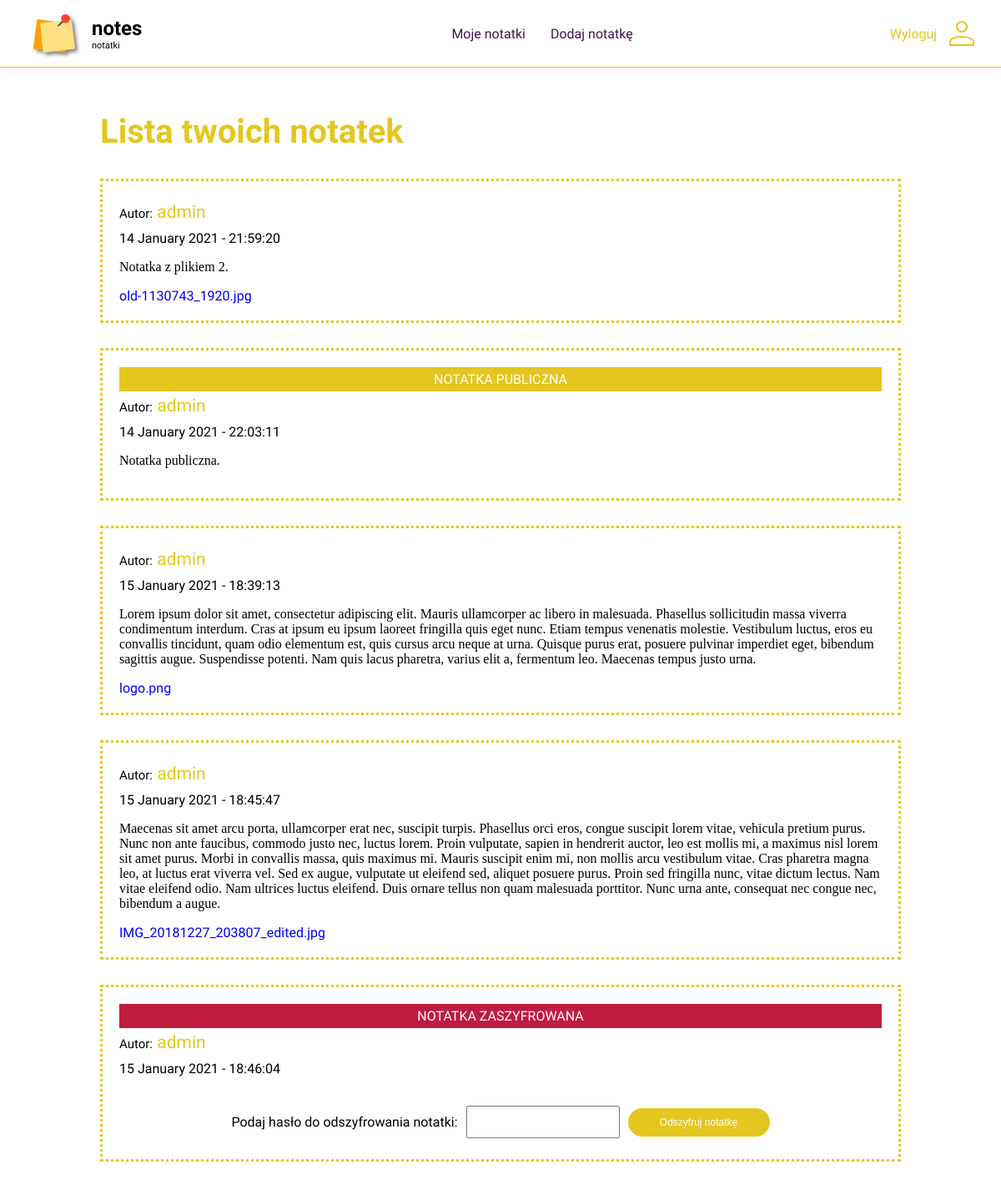
The app's page /notes_list (signed in) with its own data.
### notes_app/app.py (models this page shows, shortened)
class Note(db.Model):
    __tablename__ = "notes"
    id = db.Column(db.Integer, primary_key=True)
    author = db.Column(db.String(70))
    date = db.Column(db.DateTime, default=datetime.utcnow())
    note_content = db.Column(db.Text)
    public = db.Column(db.Boolean, default=False)
    encrypted = db.Column(db.Boolean, default=False)
    salt = db.Column(db.String(50), nullable=True)
    iv = db.Column(db.String(100), nullable=True)
    file = db.Column(db.String(150), nullable=True)
    _who_can_read = db.Column(db.String(250), nullable=True)
    @property
    def who_can_read(self):
        if self._who_can_read is None:
            return []
        else:
            return [str(x) for x in self._who_can_read.split(';')]

class File(db.Model):
    __tablename__ = "files"
    id = db.Column(db.Integer, primary_key=True)
    file_uuid = db.Column(db.String(150), unique=True, nullable=False)
    file_name = db.Column(db.String(150), nullable=False)

### notes_app/app.py (the view)
@app.route("/notes_list")
def notes_list():
    if active_session():
        user = session['user']
        notes = Note.query.filter((Note.author==user) | (Note.public==True)).all()
        notes = notes + shared_notes(user)
        encrypted_notes_ids_list = []
        file_names = {}
        for note in notes:
            if note.file:
                file = File.query.filter_by(file_uuid=note.file).first()
                file_names[note.file] = file.file_name
                log.debug(f'file_names:  {file_names}')
            if note.encrypted:
                encrypted_notes_ids_list.append(note.id)
        for note in notes:
            if type(note.date) is not str:
                note.date = note.date.strftime('%d %B %Y - %H:%M:%S')
        log.debug(notes)
        return render_template("notes_list.html", notes=notes, loggedin=active_session(), encrypted_notes_ids_list=encrypted_notes_ids_list, file_names=file_names)
    else:
        abort(401)

### notes_app/app.py (called while the page is built, shortened)
@app.before_request
def func():
  session.modified = True

@app.after_request
def add_security_headers(resp):
    resp.headers['server'] = ''
    resp.headers['Content-Security-Policy']= 'default-src \'self\';font-src fonts.gstatic.com;style-src \'self\' fonts.googleapis.com \'unsafe-inline\''
    return resp

def shared_notes(user):
    shared_notes = []
    notes = Note.query.filter(Note.author!=user, Note.public!=True).all()
    return shared_notes

def active_session():
    try:
        hash_ = request.cookies.get(SESSION_ID)
        user = session['user']
        log.debug(f'user: {user}')
    except:
        return False
    if hash_ is not None:
        return True
    else:
        return False

### notes_app/templates/notes_list.html (shortened to what this page needs)
<!DOCTYPE html>
<html lang="pl">
    <head>
        <link href="/styles/list.css" rel="stylesheet" type="text/css">
        <link href="/styles/form_style.css" rel="stylesheet" type="text/css">
        <link href="/styles/main_style.css" rel="stylesheet" type="text/css">
    </head>
    <body>
        <header>
            <a href="/" class="logo">
                <img src="/images/logo.svg" alt="logo">
                <p><span>notes</span> notatki </p>
            </a>
            <nav>
                <div class="menu">
                    <ul>
                        {% if loggedin %}
                        <li><a href="/notes_list">Moje notatki</a></li>
                        <li><a href="/add_note">Dodaj notatkę</a></li>
                        {% endif %}
                    </ul>
                </div>
            </nav>
            {% if loggedin %}
            <div class="left_panel">
                <a href="/logout">Wyloguj</a>
                <a href="/notes_list">
                    <img src="/images/konto.svg" alt="moje konto">
                </a>
            </div>
            {% endif %}
        </header>
        <section class="text">
            <h1 id="title">Lista twoich notatek</h1>
            {% for note in notes %}
                <div class="note_field" id="{{note.id|string + '_note_field'}}">
                    {% if note.public %}
                        <div class="max-width-elem">NOTATKA PUBLICZNA</div>
                    {% endif %}
                    {% if note.encrypted %}
                        <div class="max-width-elem encrypted">NOTATKA ZASZYFROWANA</div>
                    {% endif %}
                    <div class="author"><span>Autor:</span> {{note.author}}</div>
                    <div class="date">{{note.date}}</div>
                    {% if note.encrypted %}
                        <form id="{{note.id|string + '-decrypt-note-form'}}">
                            <div class="form-row">
                                <label class="decrypted_pass" id='label_passwd' for="decrypt_passwd">Podaj hasło do odszyfrowania notatki: </label>
                                <input id="{{note.id|string + '-decrypt_passwd'}}" type="password" name="decrypt_passwd">
                                <input class="btn small" id="{{note.id|string + '-button-submit-form'}}" type="submit" value="Odszyfruj notatkę"/>
                            </div>
                        </form>
                    {% endif %}
                    {% if not note.encrypted %}
                        <p class="text">{{note.note_content}}</p>
                        {% if note.file %}
                            <a href="/uploads/{{note.file}}">{{file_names[note.file]}}</a>
                        {% endif %}
                    {% endif %}
                </div>
            {% endfor %}
        </section>
    </body>
</html>

### notes_app/static/styles/list.css (style rules this page uses)
.author { font-size: 21px; color: var(--main-color); padding-bottom: 10px; align-items: center; margin-top: 5px; }
.author span { font-size: 15px; color: #000; }
.note_field { padding: 20px; border: var(--main-color); border-style: dotted; margin-bottom: 30px; }
.max-width-elem { padding: 5px 0; justify-content: center; background-color: var(--main-color); color: #fff; }
.max-width-elem.encrypted { background-color: var(--second-color); }
.form-row { margin-top: 30px; }
form .form-row label.decrypted_pass { width: unset; }

### notes_app/static/styles/form_style.css (style rules this page uses)
form { display: flex; justify-content: center; flex-wrap: wrap; }
form .form-row { display: flex; flex-wrap: wrap; justify-content: space-between; align-items: center; text-align: left; padding: 5px; }
form .form-row label { width: 160px; min-width: 90px; }
form .form-row input { width: 170px; padding: 10px 5px; margin-left: 10px; }

### notes_app/static/styles/main_style.css (style rules this page uses)
:root { --main-color: #e4c61e; --second-color: #c01c3f; }
body { font-family: 'Comfortaa'; margin: 0; padding-bottom: 50px; position: relative; min-height: 670px; min-width: fit-content; }
.menu { display: flex; align-items: center; justify-content: flex-start; padding-bottom: 0; padding-top: 0; }
body p { font-family: 'Calibri Light'; }
body h1, body h2, body h3, body h4 { font-weight: 700; }
section h1 { width: 80%; font-size: 40px; color: var(--main-color);; }
a img { width: 30px; margin: 0 15px; }
header { display: flex; justify-content: space-between; flex-wrap: nowrap; align-items: center; border-bottom: 1px; border-bottom-style: inset; border-color: var(--main-color); box-shadow: 0px 0px 15px #dbaef53b; }
header a.logo img { width: 50px; margin: 15px 20px; justify-content: center; margin-left: 40px; }
header p { font-size: 11px; font-weight: 300; font-family: 'Comfortaa'; width: 150px; margin: 0; text-align: left; color: #000; }
header p span { font-weight: 700; font-size: 24px; display: flex; flex-wrap: wrap; width: 100%; }
nav ul { list-style-type: none; margin: 0; padding: 0 50px; display: flex; flex-wrap: nowrap; }
nav ul li { display: inline; }
nav ul li a { display: inline-block; padding: 15px 10px; width: fit-content; text-align: center; margin-right: 10px; text-decoration: none; color: #421450; }
.left_panel a { color: var(--main-color); }
.left_panel { width: 150px; display: flex; justify-content: center; }
.btn { padding: 10px 50px; background-color: var(--main-color); color: #fff; border-radius: 20px; font-size: 20px; outline-style: none; border: none; margin-bottom: 10px; }
.btn.small { padding: 10px 15px; font-size: 12px; margin-bottom: 0; }
.max-width-elem { display: flex; width: 100%; margin: auto; }
a { text-align: center; text-decoration: none; display: flex; align-items: center; }
section.text { margin: auto; width: 80%; max-width: 1170px; padding: 20px; padding: 20px 0; position: relative; }

### records on screen
Note: author "admin", date "14 January 2021 - 21:59:20", note_content "Notatka z plikiem 2.", file.file_name "old-1130743_1920.jpg"
Note: public "NOTATKA PUBLICZNA", author "admin", date "14 January 2021 - 22:03:11", note_content "Notatka publiczna."
Note: author "admin", date "15 January 2021 - 18:39:13", note_content "Lorem ipsum dolor sit amet, consectetur adipiscing elit. Mauris ullamcorper ac libero in malesuada. Phasellus sollicitudin massa viverra condimentum interdum. Cras at ipsum eu ipsum laoreet fringilla quis eget nunc. Etiam tempus venenatis molestie. Vestibulum luctus, eros eu convallis tincidunt, quam odio elementum est, quis cursus arcu neque at urna. Quisque purus erat, posuere pulvinar imperdiet eget, bibendum sagittis augue. Suspendisse potenti. Nam quis lacus pharetra, varius elit a, fermentum leo. Maecenas tempus justo urna.", file.file_name "logo.png"
Note: author "admin", date "15 January 2021 - 18:45:47", note_content "Maecenas sit amet arcu porta, ullamcorper erat nec, suscipit turpis. Phasellus orci eros, congue suscipit lorem vitae, vehicula pretium purus. Nunc non ante faucibus, commodo justo nec, luctus lorem. Proin vulputate, sapien in hendrerit auctor, leo est mollis mi, a maximus nisl lorem sit amet purus. Morbi in convallis massa, quis maximus mi. Mauris suscipit enim mi, non mollis arcu vestibulum vitae. Cras pharetra magna leo, at luctus erat viverra vel. Sed ex augue, vulputate ut eleifend sed, aliquet posuere purus. Proin sed fringilla nunc, vitae dictum lectus. Nam vitae eleifend odio. Nam ultrices luctus eleifend. Duis ornare tellus non quam malesuada porttitor. Nunc urna ante, consequat…", file.file_name "IMG_20181227_203807_edited.jpg"
Note: encrypted "NOTATKA ZASZYFROWANA", author "admin", date "15 January 2021 - 18:46:04"
